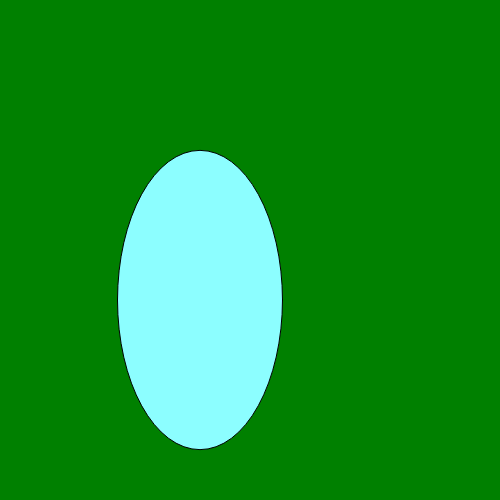
Frame 1 (no input)
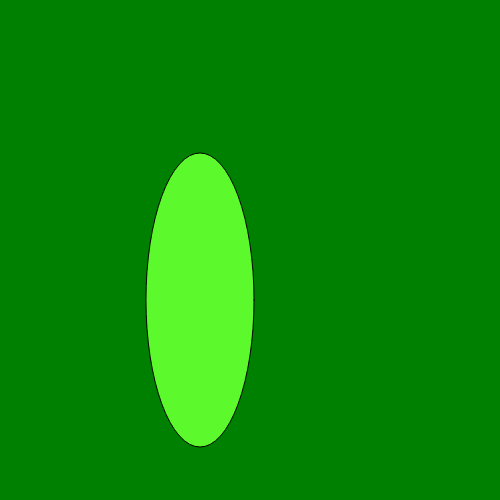
Frame 60 (no input)
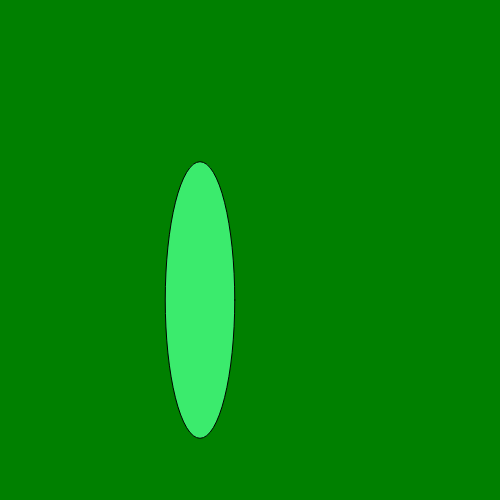
Frame 120 (the mouse pressed at the canvas centre since frame 60)

The p5.js sketch that drew these frames (run headless with seeded random() and noise() and a simulated clock; from frame 60 on, the mouse is pressed at the canvas centre):

// p5.js sketch
// ── sketch.js
let x = 200
let y = 300
let d
let r

function setup(){
    createCanvas(500,500)
    frameRate(30)

}
function draw(){
    d1 = map(sin(frameCount/10), -1, 1, 0, 300)
    d2 = map(cos(frameCount/10), -1, 1, 0, 300)
    r = map(sin(frameCount/10), -1, 1, 0, 255)
    g = map(cos(frameCount/10), -1, 1, 0, 255)
    b = map(cos(frameCount/15), -1, 1, 0, 255)


    console.log(d)
    background("green")
    fill(r,g,b)
    ellipse(x,y,d1, d2)
}
